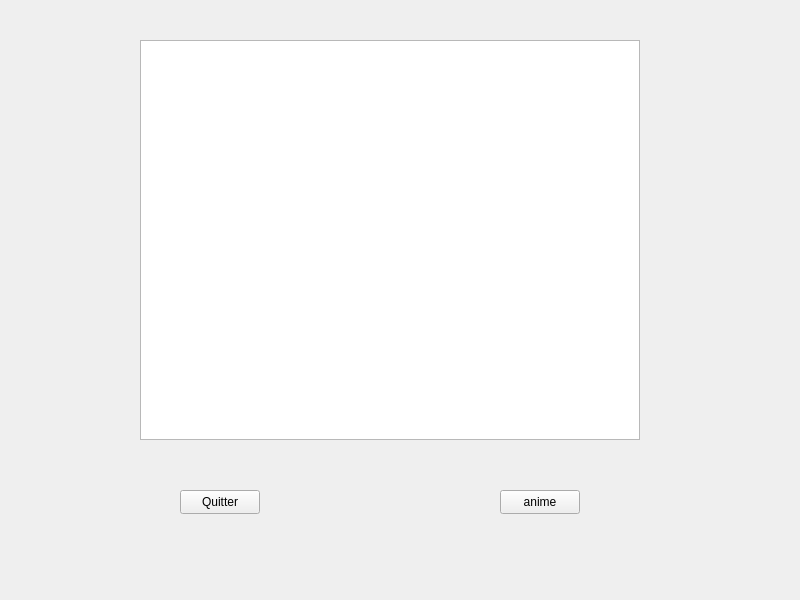
<?xml version="1.0" encoding="UTF-8"?>
<ui version="4.0">
 <class>Widget</class>
 <widget class="QWidget" name="Widget">
  <property name="geometry">
   <rect>
    <x>0</x>
    <y>0</y>
    <width>800</width>
    <height>600</height>
   </rect>
  </property>
  <property name="windowTitle">
   <string>Widget</string>
  </property>
  <widget class="QPushButton" name="pushButton">
   <property name="geometry">
    <rect>
     <x>180</x>
     <y>490</y>
     <width>80</width>
     <height>24</height>
    </rect>
   </property>
   <property name="text">
    <string>Quitter</string>
   </property>
  </widget>
  <widget class="QPushButton" name="pushButtonAnime">
   <property name="geometry">
    <rect>
     <x>500</x>
     <y>490</y>
     <width>80</width>
     <height>24</height>
    </rect>
   </property>
   <property name="text">
    <string>anime</string>
   </property>
  </widget>
  <widget class="QGraphicsView" name="maVue">
   <property name="geometry">
    <rect>
     <x>140</x>
     <y>40</y>
     <width>500</width>
     <height>400</height>
    </rect>
   </property>
   <property name="verticalScrollBarPolicy">
    <enum>Qt::ScrollBarAlwaysOff</enum>
   </property>
   <property name="horizontalScrollBarPolicy">
    <enum>Qt::ScrollBarAlwaysOff</enum>
   </property>
  </widget>
 </widget>
 <resources/>
 <connections>
  <connection>
   <sender>pushButton</sender>
   <signal>clicked()</signal>
   <receiver>Widget</receiver>
   <slot>close()</slot>
   <hints>
    <hint type="sourcelabel">
     <x>205</x>
     <y>497</y>
    </hint>
    <hint type="destinationlabel">
     <x>137</x>
     <y>508</y>
    </hint>
   </hints>
  </connection>
 </connections>
</ui>
